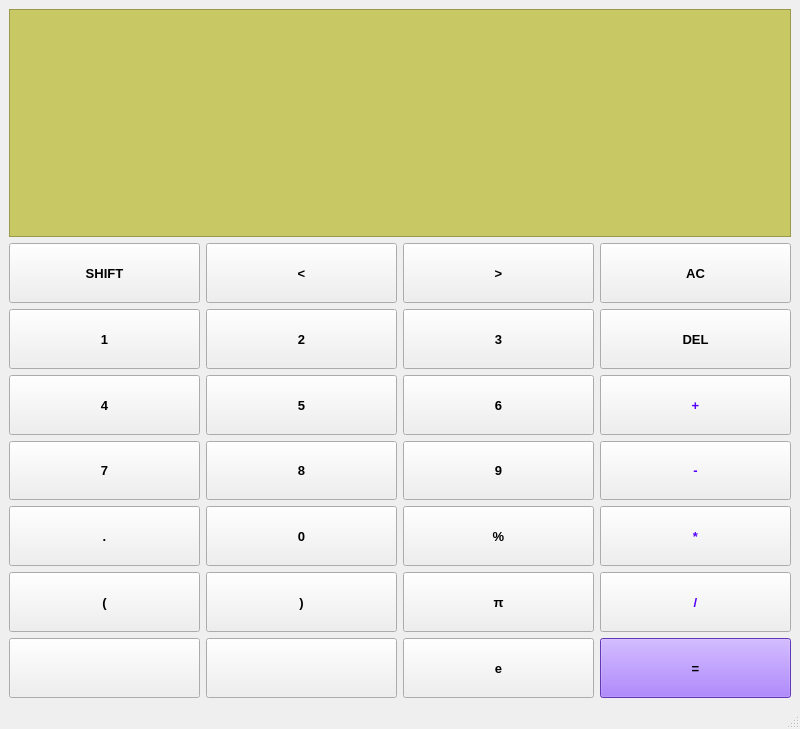
<?xml version="1.0" encoding="UTF-8"?>
<ui version="4.0">
 <class>MainWindow</class>
 <widget class="QMainWindow" name="MainWindow">
  <property name="geometry">
   <rect>
    <x>0</x>
    <y>0</y>
    <width>800</width>
    <height>729</height>
   </rect>
  </property>
  <property name="windowTitle">
   <string>MainWindow</string>
  </property>
  <widget class="QWidget" name="centralwidget">
   <property name="sizePolicy">
    <sizepolicy hsizetype="Expanding" vsizetype="Expanding">
     <horstretch>0</horstretch>
     <verstretch>0</verstretch>
    </sizepolicy>
   </property>
   <layout class="QVBoxLayout" name="verticalLayout_2">
    <item>
     <layout class="QVBoxLayout" name="verticalLayout" stretch="1,2">
      <item>
       <widget class="QTextBrowser" name="display">
        <property name="font">
         <font>
          <pointsize>12</pointsize>
          <weight>50</weight>
          <bold>false</bold>
          <kerning>true</kerning>
         </font>
        </property>
        <property name="styleSheet">
         <string notr="true">background-color: rgb(200,200,100)</string>
        </property>
       </widget>
      </item>
      <item>
       <layout class="QGridLayout" name="gridLayout" rowstretch="0,0,0,0,0,0,0,0">
        <item row="3" column="0">
         <widget class="QPushButton" name="B_4">
          <property name="sizePolicy">
           <sizepolicy hsizetype="Expanding" vsizetype="Expanding">
            <horstretch>0</horstretch>
            <verstretch>0</verstretch>
           </sizepolicy>
          </property>
          <property name="font">
           <font>
            <pointsize>10</pointsize>
            <weight>75</weight>
            <bold>true</bold>
           </font>
          </property>
          <property name="text">
           <string>4</string>
          </property>
         </widget>
        </item>
        <item row="7" column="0">
         <widget class="QPushButton" name="pushButton">
          <property name="sizePolicy">
           <sizepolicy hsizetype="Expanding" vsizetype="Expanding">
            <horstretch>0</horstretch>
            <verstretch>0</verstretch>
           </sizepolicy>
          </property>
          <property name="font">
           <font>
            <pointsize>10</pointsize>
            <weight>75</weight>
            <bold>true</bold>
           </font>
          </property>
          <property name="text">
           <string/>
          </property>
         </widget>
        </item>
        <item row="1" column="3">
         <widget class="QPushButton" name="B_AC">
          <property name="sizePolicy">
           <sizepolicy hsizetype="Expanding" vsizetype="Expanding">
            <horstretch>0</horstretch>
            <verstretch>0</verstretch>
           </sizepolicy>
          </property>
          <property name="font">
           <font>
            <pointsize>10</pointsize>
            <weight>75</weight>
            <bold>true</bold>
           </font>
          </property>
          <property name="text">
           <string>AC</string>
          </property>
         </widget>
        </item>
        <item row="5" column="0">
         <widget class="QPushButton" name="B_dot">
          <property name="sizePolicy">
           <sizepolicy hsizetype="Expanding" vsizetype="Expanding">
            <horstretch>0</horstretch>
            <verstretch>0</verstretch>
           </sizepolicy>
          </property>
          <property name="font">
           <font>
            <pointsize>10</pointsize>
            <weight>75</weight>
            <bold>true</bold>
           </font>
          </property>
          <property name="text">
           <string>.</string>
          </property>
         </widget>
        </item>
        <item row="4" column="3">
         <widget class="QPushButton" name="B_minus">
          <property name="sizePolicy">
           <sizepolicy hsizetype="Expanding" vsizetype="Expanding">
            <horstretch>0</horstretch>
            <verstretch>0</verstretch>
           </sizepolicy>
          </property>
          <property name="font">
           <font>
            <pointsize>10</pointsize>
            <weight>75</weight>
            <bold>true</bold>
           </font>
          </property>
          <property name="styleSheet">
           <string notr="true">color: rgb(85, 0, 255)</string>
          </property>
          <property name="text">
           <string>-</string>
          </property>
         </widget>
        </item>
        <item row="2" column="2">
         <widget class="QPushButton" name="B_3">
          <property name="sizePolicy">
           <sizepolicy hsizetype="Expanding" vsizetype="Expanding">
            <horstretch>0</horstretch>
            <verstretch>0</verstretch>
           </sizepolicy>
          </property>
          <property name="font">
           <font>
            <pointsize>10</pointsize>
            <weight>75</weight>
            <bold>true</bold>
           </font>
          </property>
          <property name="text">
           <string>3</string>
          </property>
         </widget>
        </item>
        <item row="1" column="2">
         <widget class="QPushButton" name="B_right">
          <property name="sizePolicy">
           <sizepolicy hsizetype="Expanding" vsizetype="Expanding">
            <horstretch>0</horstretch>
            <verstretch>0</verstretch>
           </sizepolicy>
          </property>
          <property name="font">
           <font>
            <pointsize>10</pointsize>
            <weight>75</weight>
            <bold>true</bold>
           </font>
          </property>
          <property name="text">
           <string>&gt;</string>
          </property>
         </widget>
        </item>
        <item row="1" column="0">
         <widget class="QPushButton" name="B_shift">
          <property name="sizePolicy">
           <sizepolicy hsizetype="Expanding" vsizetype="Expanding">
            <horstretch>0</horstretch>
            <verstretch>0</verstretch>
           </sizepolicy>
          </property>
          <property name="font">
           <font>
            <pointsize>10</pointsize>
            <weight>75</weight>
            <bold>true</bold>
           </font>
          </property>
          <property name="text">
           <string>SHIFT</string>
          </property>
         </widget>
        </item>
        <item row="3" column="1">
         <widget class="QPushButton" name="B_5">
          <property name="sizePolicy">
           <sizepolicy hsizetype="Expanding" vsizetype="Expanding">
            <horstretch>0</horstretch>
            <verstretch>0</verstretch>
           </sizepolicy>
          </property>
          <property name="font">
           <font>
            <pointsize>10</pointsize>
            <weight>75</weight>
            <bold>true</bold>
           </font>
          </property>
          <property name="text">
           <string>5</string>
          </property>
         </widget>
        </item>
        <item row="5" column="1">
         <widget class="QPushButton" name="B_0">
          <property name="sizePolicy">
           <sizepolicy hsizetype="Expanding" vsizetype="Expanding">
            <horstretch>0</horstretch>
            <verstretch>0</verstretch>
           </sizepolicy>
          </property>
          <property name="font">
           <font>
            <pointsize>10</pointsize>
            <weight>75</weight>
            <bold>true</bold>
           </font>
          </property>
          <property name="text">
           <string>0</string>
          </property>
         </widget>
        </item>
        <item row="5" column="2">
         <widget class="QPushButton" name="B_percent">
          <property name="sizePolicy">
           <sizepolicy hsizetype="Expanding" vsizetype="Expanding">
            <horstretch>0</horstretch>
            <verstretch>0</verstretch>
           </sizepolicy>
          </property>
          <property name="font">
           <font>
            <pointsize>10</pointsize>
            <weight>75</weight>
            <bold>true</bold>
           </font>
          </property>
          <property name="text">
           <string>%</string>
          </property>
         </widget>
        </item>
        <item row="6" column="1">
         <widget class="QPushButton" name="B_rightBrackt">
          <property name="sizePolicy">
           <sizepolicy hsizetype="Expanding" vsizetype="Expanding">
            <horstretch>0</horstretch>
            <verstretch>0</verstretch>
           </sizepolicy>
          </property>
          <property name="font">
           <font>
            <pointsize>10</pointsize>
            <weight>75</weight>
            <bold>true</bold>
           </font>
          </property>
          <property name="text">
           <string>)</string>
          </property>
         </widget>
        </item>
        <item row="7" column="1">
         <widget class="QPushButton" name="pushButton_2">
          <property name="sizePolicy">
           <sizepolicy hsizetype="Expanding" vsizetype="Expanding">
            <horstretch>0</horstretch>
            <verstretch>0</verstretch>
           </sizepolicy>
          </property>
          <property name="font">
           <font>
            <pointsize>10</pointsize>
            <weight>75</weight>
            <bold>true</bold>
           </font>
          </property>
          <property name="text">
           <string/>
          </property>
         </widget>
        </item>
        <item row="7" column="3">
         <widget class="QPushButton" name="B_equal">
          <property name="sizePolicy">
           <sizepolicy hsizetype="Expanding" vsizetype="Expanding">
            <horstretch>0</horstretch>
            <verstretch>0</verstretch>
           </sizepolicy>
          </property>
          <property name="font">
           <font>
            <pointsize>10</pointsize>
            <weight>75</weight>
            <bold>true</bold>
           </font>
          </property>
          <property name="styleSheet">
           <string notr="true">background: rgb(138, 79, 255)</string>
          </property>
          <property name="text">
           <string>=</string>
          </property>
         </widget>
        </item>
        <item row="6" column="0">
         <widget class="QPushButton" name="B_leftBrackt">
          <property name="sizePolicy">
           <sizepolicy hsizetype="Expanding" vsizetype="Expanding">
            <horstretch>0</horstretch>
            <verstretch>0</verstretch>
           </sizepolicy>
          </property>
          <property name="font">
           <font>
            <pointsize>10</pointsize>
            <weight>75</weight>
            <bold>true</bold>
           </font>
          </property>
          <property name="text">
           <string>(</string>
          </property>
         </widget>
        </item>
        <item row="2" column="1">
         <widget class="QPushButton" name="B_2">
          <property name="sizePolicy">
           <sizepolicy hsizetype="Expanding" vsizetype="Expanding">
            <horstretch>0</horstretch>
            <verstretch>0</verstretch>
           </sizepolicy>
          </property>
          <property name="font">
           <font>
            <pointsize>10</pointsize>
            <weight>75</weight>
            <bold>true</bold>
           </font>
          </property>
          <property name="text">
           <string>2</string>
          </property>
         </widget>
        </item>
        <item row="7" column="2">
         <widget class="QPushButton" name="B_naturalNum">
          <property name="sizePolicy">
           <sizepolicy hsizetype="Expanding" vsizetype="Expanding">
            <horstretch>0</horstretch>
            <verstretch>0</verstretch>
           </sizepolicy>
          </property>
          <property name="font">
           <font>
            <pointsize>10</pointsize>
            <weight>75</weight>
            <bold>true</bold>
           </font>
          </property>
          <property name="text">
           <string>e</string>
          </property>
         </widget>
        </item>
        <item row="6" column="3">
         <widget class="QPushButton" name="B_divide">
          <property name="sizePolicy">
           <sizepolicy hsizetype="Expanding" vsizetype="Expanding">
            <horstretch>0</horstretch>
            <verstretch>0</verstretch>
           </sizepolicy>
          </property>
          <property name="font">
           <font>
            <pointsize>10</pointsize>
            <weight>75</weight>
            <bold>true</bold>
           </font>
          </property>
          <property name="styleSheet">
           <string notr="true">color: rgb(85, 0, 255)</string>
          </property>
          <property name="text">
           <string>/</string>
          </property>
         </widget>
        </item>
        <item row="4" column="0">
         <widget class="QPushButton" name="B_7">
          <property name="sizePolicy">
           <sizepolicy hsizetype="Expanding" vsizetype="Expanding">
            <horstretch>0</horstretch>
            <verstretch>0</verstretch>
           </sizepolicy>
          </property>
          <property name="font">
           <font>
            <pointsize>10</pointsize>
            <weight>75</weight>
            <bold>true</bold>
           </font>
          </property>
          <property name="text">
           <string>7</string>
          </property>
         </widget>
        </item>
        <item row="4" column="2">
         <widget class="QPushButton" name="B_9">
          <property name="sizePolicy">
           <sizepolicy hsizetype="Expanding" vsizetype="Expanding">
            <horstretch>0</horstretch>
            <verstretch>0</verstretch>
           </sizepolicy>
          </property>
          <property name="font">
           <font>
            <pointsize>10</pointsize>
            <weight>75</weight>
            <bold>true</bold>
           </font>
          </property>
          <property name="text">
           <string>9</string>
          </property>
         </widget>
        </item>
        <item row="3" column="2">
         <widget class="QPushButton" name="B_6">
          <property name="sizePolicy">
           <sizepolicy hsizetype="Expanding" vsizetype="Expanding">
            <horstretch>0</horstretch>
            <verstretch>0</verstretch>
           </sizepolicy>
          </property>
          <property name="font">
           <font>
            <pointsize>10</pointsize>
            <weight>75</weight>
            <bold>true</bold>
           </font>
          </property>
          <property name="text">
           <string>6</string>
          </property>
         </widget>
        </item>
        <item row="1" column="1">
         <widget class="QPushButton" name="B_left">
          <property name="sizePolicy">
           <sizepolicy hsizetype="Expanding" vsizetype="Expanding">
            <horstretch>0</horstretch>
            <verstretch>0</verstretch>
           </sizepolicy>
          </property>
          <property name="font">
           <font>
            <pointsize>10</pointsize>
            <weight>75</weight>
            <bold>true</bold>
           </font>
          </property>
          <property name="text">
           <string>&lt;</string>
          </property>
         </widget>
        </item>
        <item row="5" column="3">
         <widget class="QPushButton" name="B_multi">
          <property name="sizePolicy">
           <sizepolicy hsizetype="Expanding" vsizetype="Expanding">
            <horstretch>0</horstretch>
            <verstretch>0</verstretch>
           </sizepolicy>
          </property>
          <property name="font">
           <font>
            <pointsize>10</pointsize>
            <weight>75</weight>
            <bold>true</bold>
           </font>
          </property>
          <property name="styleSheet">
           <string notr="true">color: rgb(85, 0, 255)</string>
          </property>
          <property name="text">
           <string>*</string>
          </property>
         </widget>
        </item>
        <item row="2" column="0">
         <widget class="QPushButton" name="B_1">
          <property name="sizePolicy">
           <sizepolicy hsizetype="Expanding" vsizetype="Expanding">
            <horstretch>0</horstretch>
            <verstretch>0</verstretch>
           </sizepolicy>
          </property>
          <property name="font">
           <font>
            <pointsize>10</pointsize>
            <weight>75</weight>
            <bold>true</bold>
           </font>
          </property>
          <property name="text">
           <string>1</string>
          </property>
         </widget>
        </item>
        <item row="4" column="1">
         <widget class="QPushButton" name="B_8">
          <property name="sizePolicy">
           <sizepolicy hsizetype="Expanding" vsizetype="Expanding">
            <horstretch>0</horstretch>
            <verstretch>0</verstretch>
           </sizepolicy>
          </property>
          <property name="font">
           <font>
            <pointsize>10</pointsize>
            <weight>75</weight>
            <bold>true</bold>
           </font>
          </property>
          <property name="text">
           <string>8</string>
          </property>
         </widget>
        </item>
        <item row="2" column="3">
         <widget class="QPushButton" name="B_del">
          <property name="sizePolicy">
           <sizepolicy hsizetype="Expanding" vsizetype="Expanding">
            <horstretch>0</horstretch>
            <verstretch>0</verstretch>
           </sizepolicy>
          </property>
          <property name="font">
           <font>
            <pointsize>10</pointsize>
            <weight>75</weight>
            <bold>true</bold>
           </font>
          </property>
          <property name="text">
           <string>DEL</string>
          </property>
         </widget>
        </item>
        <item row="3" column="3">
         <widget class="QPushButton" name="B_plus">
          <property name="sizePolicy">
           <sizepolicy hsizetype="Expanding" vsizetype="Expanding">
            <horstretch>0</horstretch>
            <verstretch>0</verstretch>
           </sizepolicy>
          </property>
          <property name="font">
           <font>
            <pointsize>10</pointsize>
            <weight>75</weight>
            <bold>true</bold>
           </font>
          </property>
          <property name="styleSheet">
           <string notr="true">color: rgb(85, 0, 255)</string>
          </property>
          <property name="text">
           <string>+</string>
          </property>
         </widget>
        </item>
        <item row="6" column="2">
         <widget class="QPushButton" name="B_pi">
          <property name="sizePolicy">
           <sizepolicy hsizetype="Expanding" vsizetype="Expanding">
            <horstretch>0</horstretch>
            <verstretch>0</verstretch>
           </sizepolicy>
          </property>
          <property name="font">
           <font>
            <pointsize>10</pointsize>
            <weight>75</weight>
            <bold>true</bold>
           </font>
          </property>
          <property name="text">
           <string>π</string>
          </property>
         </widget>
        </item>
       </layout>
      </item>
     </layout>
    </item>
   </layout>
  </widget>
  <widget class="QMenuBar" name="menubar">
   <property name="geometry">
    <rect>
     <x>0</x>
     <y>0</y>
     <width>800</width>
     <height>41</height>
    </rect>
   </property>
  </widget>
  <widget class="QStatusBar" name="statusbar"/>
 </widget>
 <resources/>
 <connections/>
</ui>
